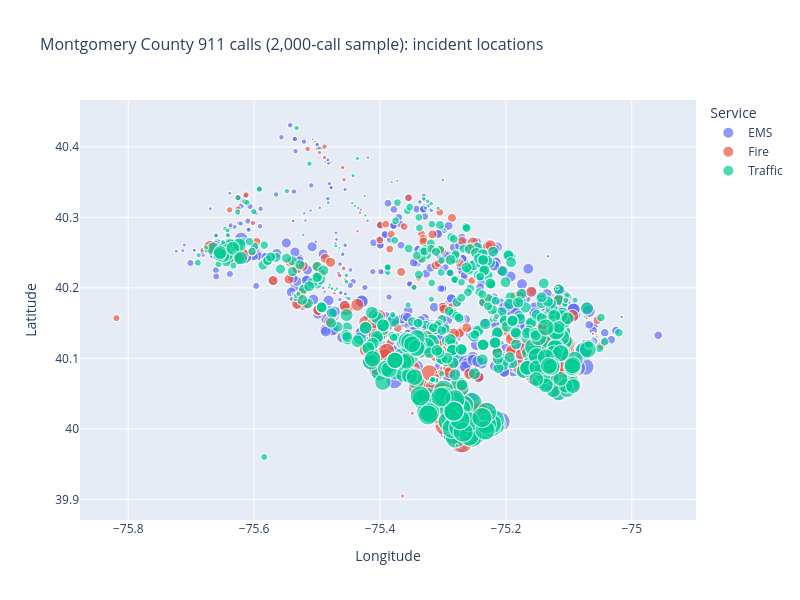

Here is the notebook cell this chart was saved with:
### Markdown cell above
# 2. INTERACTIVE SCATTER PLOT

### Code cell
# WHAT: Make an interactive scatter of WHERE the calls happened, coloured by service, saved to HTML.
# WHY: The HTML file is self-contained - anyone with a browser can pan around the county, no Python needed.

print("\n2. Interactive Scatter Plot: where the calls came from")
print("-" * 70)
fig = px.scatter(df, x='lng', y='lat', color='category',
                 size='twp_call_volume',
                 hover_data=['twp', 'reason', 'zip'],
                 title='Montgomery County 911 calls (2,000-call sample): incident locations',
                 labels={'lng': 'Longitude', 'lat': 'Latitude',
                         'category': 'Service', 'twp_call_volume': 'Calls from this township'})
fig.update_layout(
    font=dict(size=12), title_font_size=16,
    width=800,
    height=600
)
fig.write_html('11_interactive_scatter.html')
fig.show()   # render it here in the notebook, not only in the saved file
print("✓ Interactive scatter plot saved as HTML")
print("  Open '11_interactive_scatter.html' in a browser - hover any point to see")
print("  the township, the exact call type and the ZIP code behind it.")

### Figure 1 — Plotly figure (JSON) as saved in the notebook; plotly's stock layout.template omitted (floating-point values rounded to 4 significant figures; data arrays with more than 128 entries replaced by an {"elided": "..."} marker saying what was removed)
{"data": [{"customdata": {"elided": "1034x3 mixed values"}, "hovertemplate": "Service=EMS<br>Longitude=%{x}<br>Latitude=%{y}<br>Calls from this township=%{marker.size}<br>twp=%{customdata[0]}<br>reason=%{customdata[1]}<br>zip=%{customdata[2]}<extra></extra>", "legendgroup": "EMS", "marker": {"color": "#636efa", "size": {"elided": "1034 int values"}, "sizemode": "area", "sizeref": 5.255, "symbol": "circle"}, "mode": "markers", "name": "EMS", "showlegend": true, "type": "scattergl", "x": {"elided": "1034 float values"}, "xaxis": "x", "y": {"elided": "1034 float values"}, "yaxis": "y"}, {"customdata": {"elided": "295x3 mixed values"}, "hovertemplate": "Service=Fire<br>Longitude=%{x}<br>Latitude=%{y}<br>Calls from this township=%{marker.size}<br>twp=%{customdata[0]}<br>reason=%{customdata[1]}<br>zip=%{customdata[2]}<extra></extra>", "legendgroup": "Fire", "marker": {"color": "#EF553B", "size": {"elided": "295 int values"}, "sizemode": "area", "sizeref": 5.255, "symbol": "circle"}, "mode": "markers", "name": "Fire", "showlegend": true, "type": "scattergl", "x": {"elided": "295 float values"}, "xaxis": "x", "y": {"elided": "295 float values"}, "yaxis": "y"}, {"customdata": {"elided": "671x3 mixed values"}, "hovertemplate": "Service=Traffic<br>Longitude=%{x}<br>Latitude=%{y}<br>Calls from this township=%{marker.size}<br>twp=%{customdata[0]}<br>reason=%{customdata[1]}<br>zip=%{customdata[2]}<extra></extra>", "legendgroup": "Traffic", "marker": {"color": "#00cc96", "size": {"elided": "671 int values"}, "sizemode": "area", "sizeref": 5.255, "symbol": "circle"}, "mode": "markers", "name": "Traffic", "showlegend": true, "type": "scattergl", "x": {"elided": "671 float values"}, "xaxis": "x", "y": {"elided": "671 float values"}, "yaxis": "y"}], "layout": {"font": {"size": 12}, "height": 600, "legend": {"itemsizing": "constant", "title": {"text": "Service"}, "tracegroupgap": 0}, "title": {"font": {"size": 16}, "text": "Montgomery County 911 calls (2,000-call sample): incident locations"}, "width": 800, "xaxis": {"anchor": "y", "domain": [0.0, 1.0], "title": {"text": "Longitude"}}, "yaxis": {"anchor": "x", "domain": [0.0, 1.0], "title": {"text": "Latitude"}}}}
